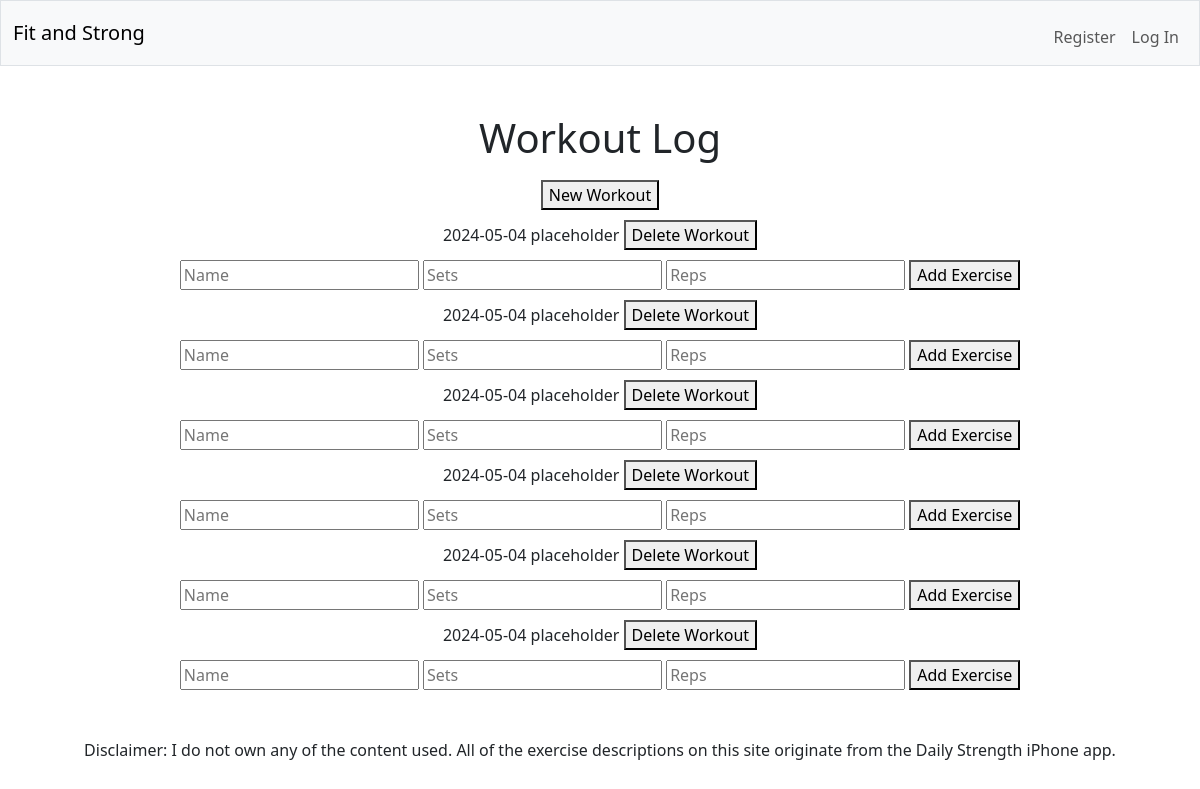
Page /workoutlog on the earlier database version.
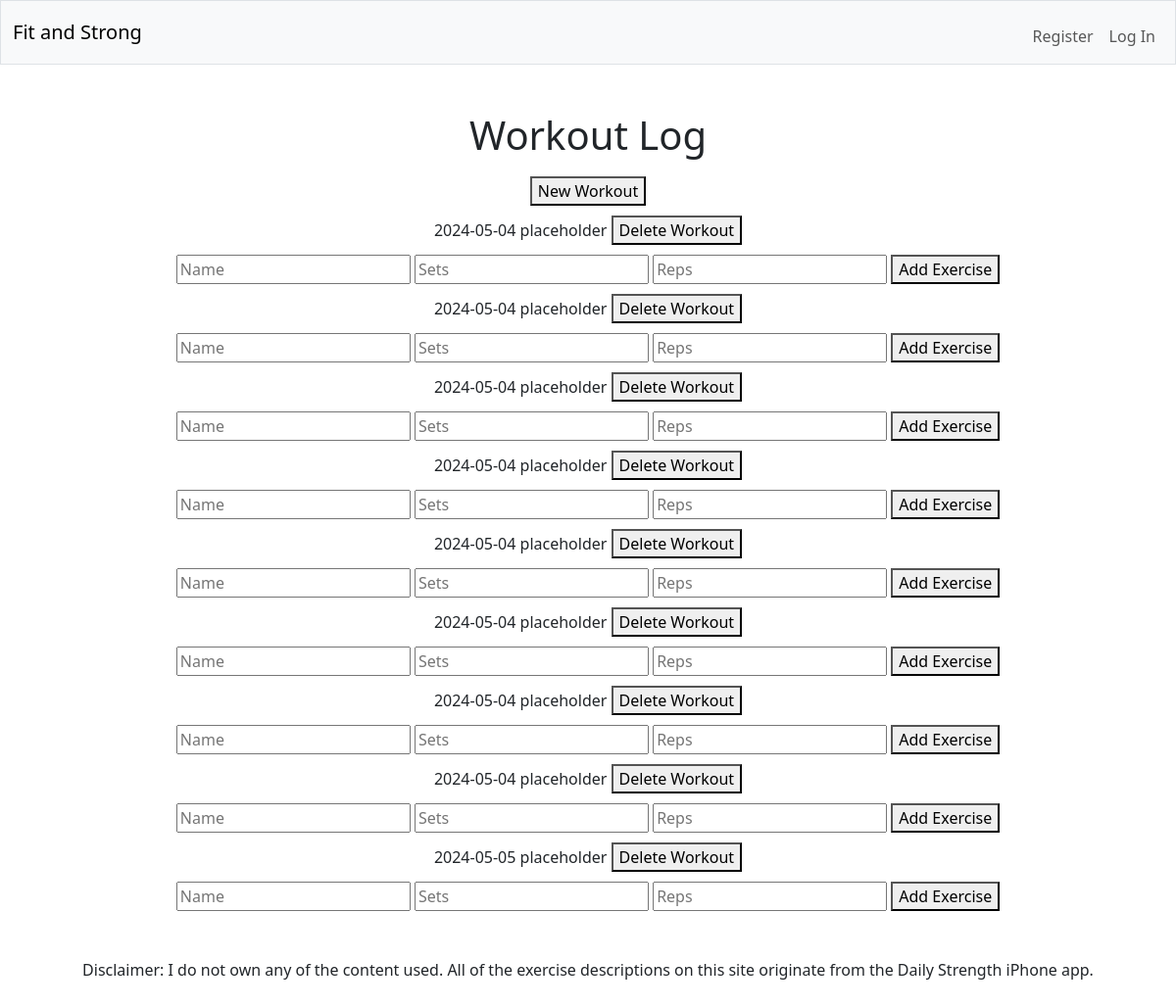
Same page on the later database version.
### tables this page shows
CREATE TABLE "workouts" (
  "id" INTEGER,
  "date" TEXT NOT NULL,
  "user_id" TEXT NOT NULL,
  PRIMARY KEY("id")
);

### app.py (the view)
@app.route("/workoutlog", methods=["GET", "POST"])
def workoutlog():
  if request.method == "POST":
    db.execute(
      """INSERT INTO "workouts" ("date", "user_id")
      VALUES (?, ?)""",
      date.today(), "placeholder"
    )
    return redirect("/workoutlog")
  else:
    workouts = db.execute("SELECT * FROM workouts;")
    return render_template("workoutlog.html", workouts=workouts)

### templates/workoutlog.html (shortened to what this page needs)
{% extends "layout.html" %}
{% block main %}
  <h1>Workout Log</h1>
  <form action="/workoutlog" method="post">
    <button type="submit">New Workout</button>
  </form>
  {% for workout in workouts %}
  <tr>
    <td>{{ workout.date }}</td>
    <td>{{ workout.user_id }}</td>
    <button>Delete Workout</button>
  </tr>
  <br>
  <form action="/workoutlog" method="post">
    <input autocomplete="off" autofocus name="exercise-name" placeholder="Name" type="text">
    <input autocomplete="off" name="sets" placeholder="Sets" type="number">
    <input autocomplete="off" name="reps" placeholder="Reps" type="number">
    <button type="submit">Add Exercise</button>
  </form>
  {% endfor %}
{% endblock %}

### templates/layout.html (shortened to what this page needs)
<!DOCTYPE html>
<html lang="en">
    <head>
        <link href="https://cdn.jsdelivr.net/npm/bootstrap@5.3.2/dist/css/bootstrap.min.css" rel="stylesheet">
        <link href="../static/style.css" rel="stylesheet">
    </head>
    <body>
        <nav class="bg-light border navbar navbar-expand-md navbar-light">
            <div class="container-fluid">
                <a class="navbar-brand" href="/">Fit and Strong</a>
                <div class="collapse navbar-collapse" id="navbar">
                    {% if session["user_id"] %}
                        <ul class="navbar-nav me-auto mt-2">
                            <li class="nav-item"><a class="nav-link" href="/quote">Exercise</a></li>
                            <li class="nav-item"><a class="nav-link" href="/buy">Food</a></li>
                            <li class="nav-item"><a class="nav-link" href="/sell">My Stats</a></li>
                        </ul>
                        <ul class="navbar-nav ms-auto mt-2">
                            <li class="nav-item"><a class="nav-link" href="/logout">Log Out</a></li>
                        </ul>
                    {% else %}
                        <ul class="navbar-nav ms-auto mt-2">
                            <li class="nav-item"><a class="nav-link" href="/register">Register</a></li>
                            <li class="nav-item"><a class="nav-link" href="/login">Log In</a></li>
                        </ul>
                    {% endif %}
                </div>
            </div>
        </nav>
      <main class="container py-5 text-center">
          {% block main %}{% endblock %}
      </main>
      <footer class="mb-5">
        <p>Disclaimer: I do not own any of the content used. All of the exercise descriptions on this site originate from the Daily Strength iPhone app.</p>
      </footer>
    </body>
</html>

### static/style.css (style rules this page uses)
button { margin-top: 10px; }
footer { text-align: center; }

Differences in the rows shown:
added workouts: date "2024-05-04", user_id "placeholder"
added workouts: date "2024-05-04", user_id "placeholder"
added workouts: date "2024-05-05", user_id "placeholder"
